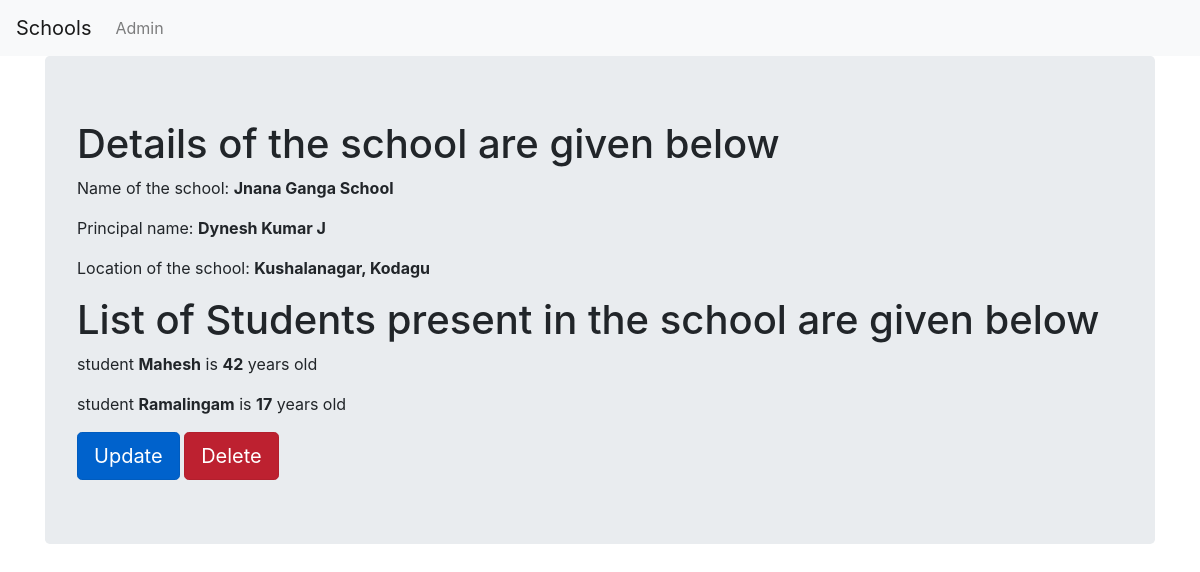
/schools/2/, run on the app's committed database.
### basic_app/models.py (models this page shows, shortened)
class School(models.Model):
    name = models.CharField(max_length=256)
    principal = models.CharField(max_length=256)
    location = models.CharField(max_length=256)
    def __str__(self):
        return self.name

class Student(models.Model):
    name = models.CharField(max_length=256)  # name of the student
    age = models.PositiveIntegerField()  # age should be a positive integer, there is a field called "PositiveIntegerField"
    school = models.ForeignKey(School, on_delete=models.CASCADE, related_name='students')

### basic_app/views.py (the view)
# urls.py: path("<pk>/",SchoolDetailView.as_view(),name="schooldetails"),
class SchoolDetailView(DetailView):  # inheriting from the built-in CBV "DetailView"
    model = School  # mention the name of the model.
    template_name = "basic_app/school_detail.html"  # mention the name of the template.
    context_object_name = "school_object"  # this is the "key" in the context dictionary.
    def get_context_data(self, **kwargs: Any) -> Dict[str, Any]:
        cont_dict = super().get_context_data(**kwargs)
        print(cont_dict)
        return cont_dict

### basic_app/templates/basic_app/school_detail.html (shortened to what this page needs)
{% extends "basic_app/basic_app_base.html" %}
{% block body_block %}
    <div class="jumbotron">
        <h1>Details of the school are given below</h1>
        <p>Name of the school: <strong>{{ school_object.name }}</strong></p>
        <p>Principal name: <strong>{{ school_object.principal }}</strong></p>
        <p>Location of the school: <strong>{{ school_object.location }}</strong></p>
        <h1>List of Students present in the school are given below</h1>
        {% for student_object in school_object.students.all %}
            <p>student <strong>{{ student_object.name }}</strong> is <strong>{{ student_object.age }}</strong> years old</p>
        {% endfor %}
        <a href="{% url 'basic_app:updateschool' pk=school_object.pk %}" class="btn btn-primary btn-lg active" role="button" aria-disabled="true">Update</a>
        <a href="{% url 'basic_app:deleteschool' pk=school_object.pk %}" class="btn btn-danger btn-lg active" role="button" aria-disabled="true">Delete</a>
    </div>
{% endblock %}

### data on the page
School: name "Jnana Ganga School", principal "Dynesh Kumar J", location "Kushalanagar, Kodagu"
Student: name "Mahesh", age "42"
Student: name "Ramalingam", age "17"
